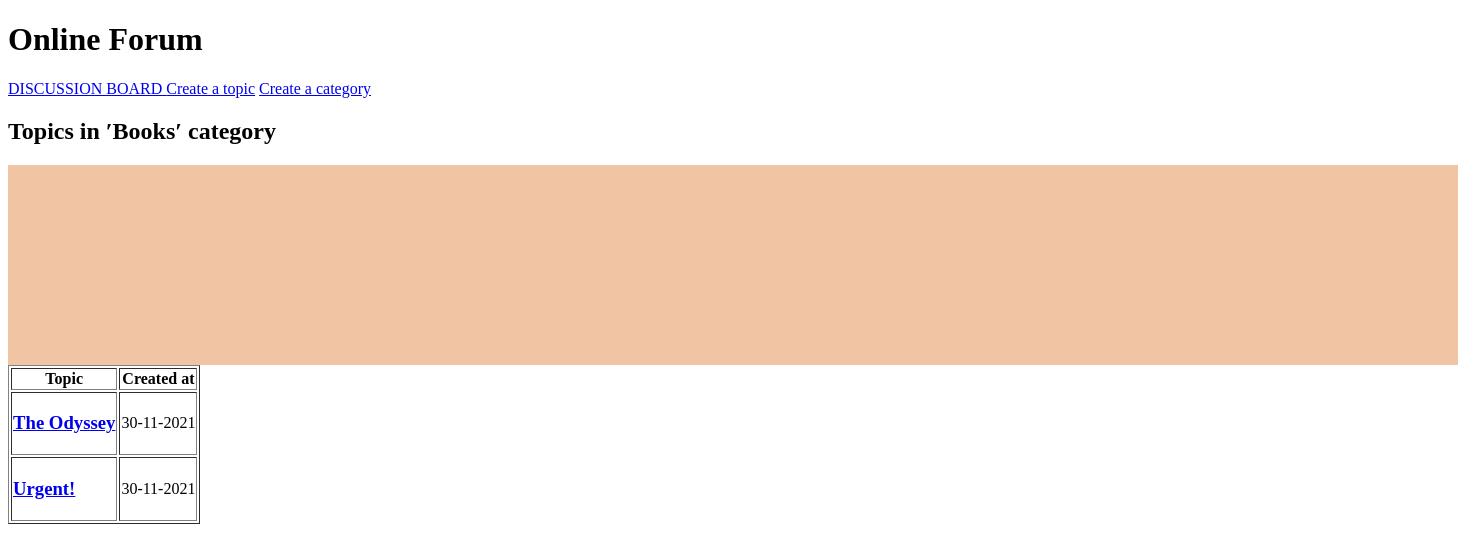
/forum/category.php?id=1, run on the app's committed database.
### tables this page shows
CREATE TABLE `categories` (
  `cat_id` int(8) NOT NULL,
  `cat_name` varchar(255) NOT NULL,
  `cat_description` varchar(255) NOT NULL
);

CREATE TABLE `topics` (
  `topic_id` int(8) NOT NULL,
  `topic_subject` varchar(255) NOT NULL,
  `topic_date` datetime NOT NULL,
  `topic_cat` int(8) NOT NULL,
  `topic_by` int(8) NOT NULL
);

### forum/category.php (the view)
<?php
include 'connect.php';
include 'header.php';
$sql = "SELECT
            cat_id,
            cat_name,
            cat_description
        FROM
            categories
        WHERE
            cat_id = " . mysqli_real_escape_string($conn, $_GET['id']);
$result = mysqli_query($conn, $sql);
if(!$result)
{
    echo 'The category could not be displayed, please try again later.' . mysqli_error($conn);
}
else
{
    if(mysqli_num_rows($result) == 0)
    {
        echo 'This category does not exist.';
    }
    else
    {
        while($row = mysqli_fetch_assoc($result))
        {
            echo '<h2>Topics in ′' . $row['cat_name'] . '′ category</h2>';
        }
        $sql = "SELECT
                    topic_id,
                    topic_subject,
                    topic_date,
                    topic_cat
                FROM
                    topics
                WHERE
                    topic_cat = " . mysqli_real_escape_string($conn, $_GET['id']);
        $result = mysqli_query($conn, $sql);
        if(!$result)
        {
            echo 'The topics could not be displayed, please try again later.';
        }
        else
        {
            if(mysqli_num_rows($result) == 0)
            {
                echo 'There are no topics in this category yet.';
            }
            else
            {
                echo '<table border="1">
                      <tr>
                        <th>Topic</th>
                        <th>Created at</th>
                      </tr>';
                while($row = mysqli_fetch_assoc($result))
                {
                    echo '<tr>';
                        echo '<td class="leftpart">';
                            echo '<h3><a href="topic.php?id=' . $row['topic_id'] . '">' . $row['topic_subject'] . '</a><h3>';
                        echo '</td>';
                        echo '<td class="rightpart">';
                            echo date('d-m-Y', strtotime($row['topic_date']));
                        echo '</td>';
                    echo '</tr>';
                }
            }
        }
    }
}
include 'footer.php';
?>

### data on the page
categories: cat_name "Books"
topics: topic_subject "The Odyssey", topic_date "30-11-2021"
topics: topic_subject "Urgent!", topic_date "30-11-2021"
